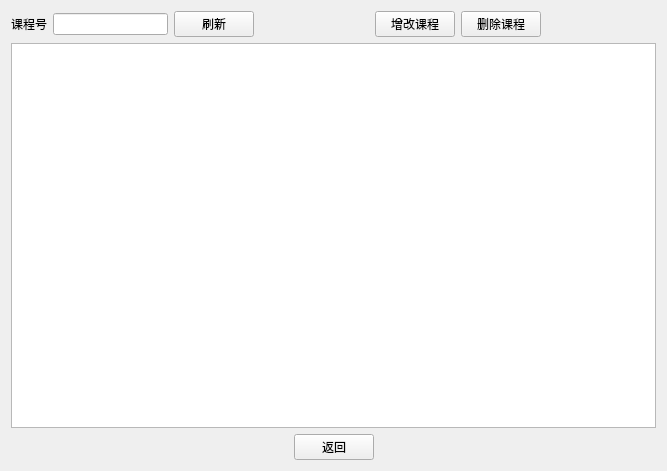
<?xml version="1.0" encoding="UTF-8"?>
<ui version="4.0">
 <class>course</class>
 <widget class="QWidget" name="course">
  <property name="geometry">
   <rect>
    <x>0</x>
    <y>0</y>
    <width>667</width>
    <height>471</height>
   </rect>
  </property>
  <property name="windowTitle">
   <string>Form</string>
  </property>
  <layout class="QGridLayout" name="gridLayout">
   <item row="0" column="0">
    <layout class="QHBoxLayout" name="horizontalLayout">
     <item>
      <widget class="QLabel" name="label">
       <property name="text">
        <string>课程号</string>
       </property>
      </widget>
     </item>
     <item>
      <widget class="QLineEdit" name="lineEdit"/>
     </item>
     <item>
      <widget class="QPushButton" name="btnReflash">
       <property name="text">
        <string>刷新</string>
       </property>
      </widget>
     </item>
     <item>
      <spacer name="horizontalSpacer_5">
       <property name="orientation">
        <enum>Qt::Horizontal</enum>
       </property>
       <property name="sizeHint" stdset="0">
        <size>
         <width>40</width>
         <height>20</height>
        </size>
       </property>
      </spacer>
     </item>
     <item>
      <widget class="QPushButton" name="btnChange">
       <property name="text">
        <string>增改课程</string>
       </property>
      </widget>
     </item>
     <item>
      <widget class="QPushButton" name="btnDelete">
       <property name="text">
        <string>删除课程</string>
       </property>
      </widget>
     </item>
     <item>
      <spacer name="horizontalSpacer_6">
       <property name="orientation">
        <enum>Qt::Horizontal</enum>
       </property>
       <property name="sizeHint" stdset="0">
        <size>
         <width>40</width>
         <height>20</height>
        </size>
       </property>
      </spacer>
     </item>
    </layout>
   </item>
   <item row="1" column="0">
    <widget class="QTableView" name="tableView"/>
   </item>
   <item row="2" column="0">
    <layout class="QHBoxLayout" name="horizontalLayout_2">
     <item>
      <spacer name="horizontalSpacer">
       <property name="orientation">
        <enum>Qt::Horizontal</enum>
       </property>
       <property name="sizeHint" stdset="0">
        <size>
         <width>40</width>
         <height>20</height>
        </size>
       </property>
      </spacer>
     </item>
     <item>
      <widget class="QPushButton" name="btnBack">
       <property name="text">
        <string>返回</string>
       </property>
      </widget>
     </item>
     <item>
      <spacer name="horizontalSpacer_2">
       <property name="orientation">
        <enum>Qt::Horizontal</enum>
       </property>
       <property name="sizeHint" stdset="0">
        <size>
         <width>40</width>
         <height>20</height>
        </size>
       </property>
      </spacer>
     </item>
    </layout>
   </item>
  </layout>
 </widget>
 <resources/>
 <connections/>
</ui>
